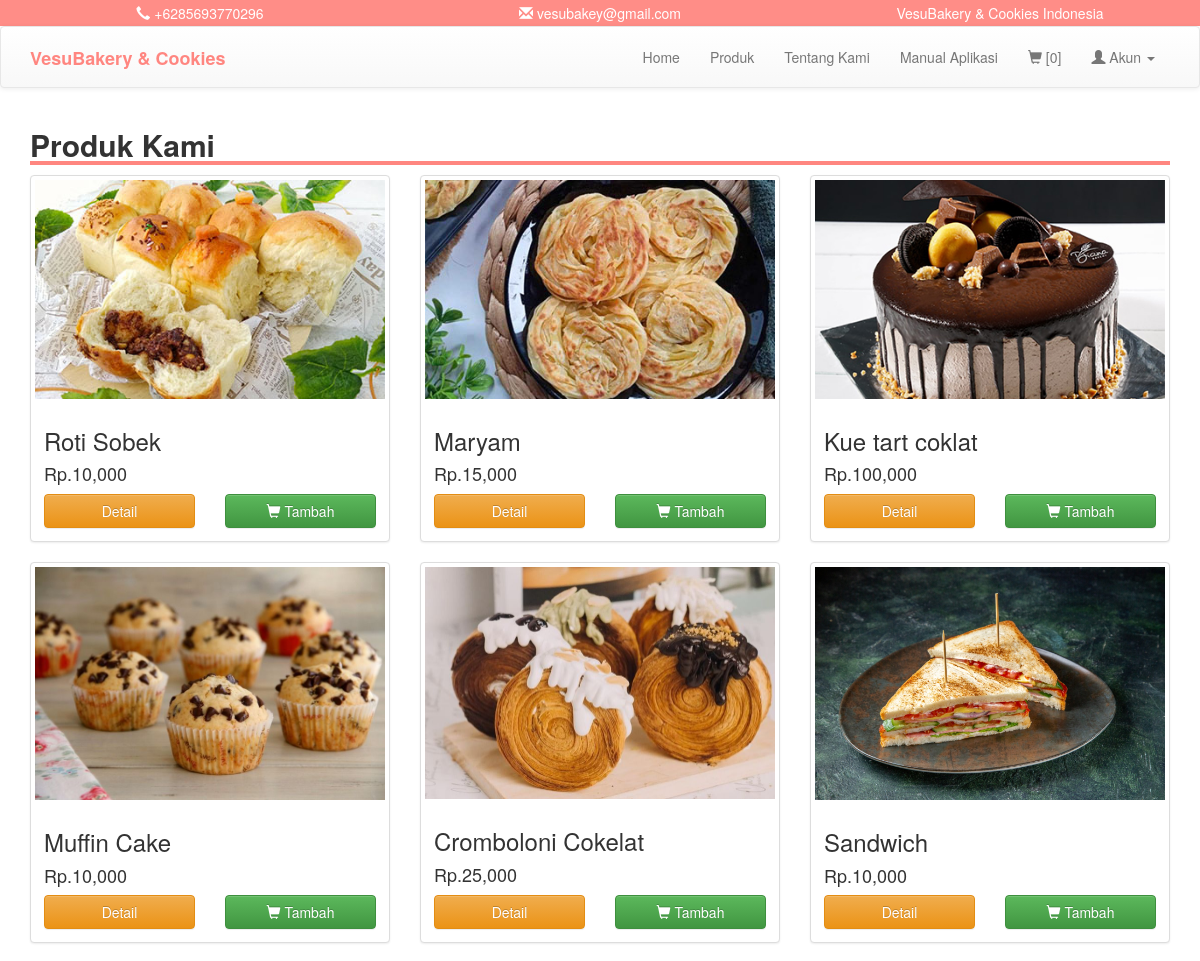
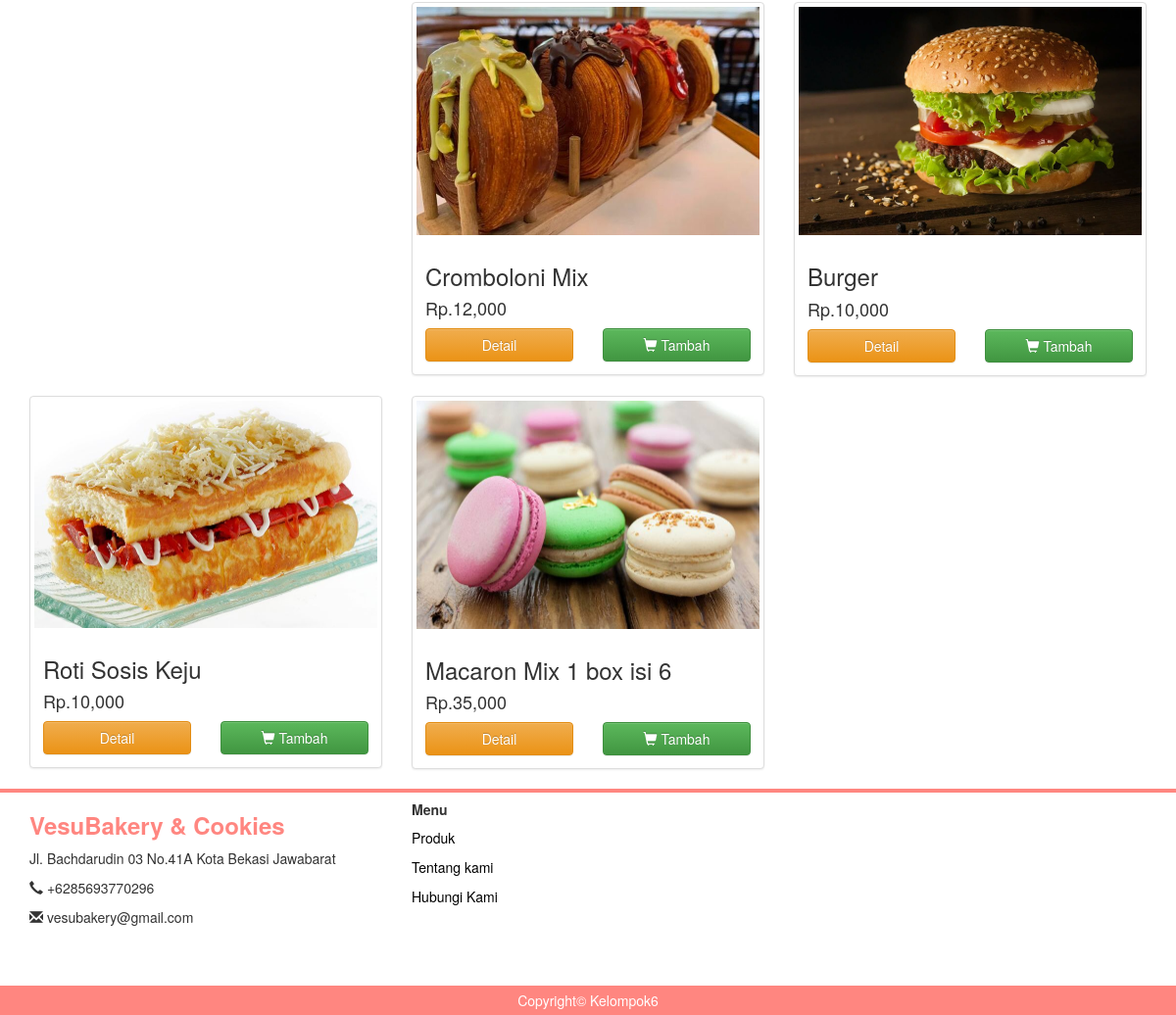
/produk.php, run on the app's committed database (2 pictures, top to bottom).
### tables this page shows
CREATE TABLE `produk` (
  `kode_produk` varchar(100) NOT NULL,
  `nama` varchar(100) NOT NULL,
  `image` text NOT NULL,
  `deskripsi` text NOT NULL,
  `harga` int(11) NOT NULL
);

### produk.php (the view)
<?php
	include 'header.php';
 ?>
<div class="container">
	<h2 style=" width: 100%; border-bottom: 4px solid #ff8680"><b>Produk Kami</b></h2>
	<div class="row">
		<?php
		$result = mysqli_query($conn, "SELECT * FROM produk");
		while ($row = mysqli_fetch_assoc($result)) {
			?>
			<div class="col-sm-6 col-md-4">
				<div class="thumbnail">
					<img src="image/produk/<?= $row['image']; ?>" >
					<div class="caption">
						<h3><?= $row['nama'];  ?></h3>
						<h4>Rp.<?= number_format($row['harga']); ?></h4>
						<div class="row">
							<div class="col-md-6">
								<a href="detail_produk.php?produk=<?= $row['kode_produk']; ?>" class="btn btn-warning btn-block">Detail</a>
							</div>
							<?php if(isset($_SESSION['kd_cs'])){ ?>
								<div class="col-md-6">
									<a href="proses/add.php?produk=<?= $row['kode_produk']; ?>&kd_cs=<?= $kode_cs; ?>&hal=1" class="btn btn-success btn-block" role="button"><i class="glyphicon glyphicon-shopping-cart"></i> Tambah</a>
								</div>
								<?php
							}
							else{
								?>
								<div class="col-md-6">
									<a href="keranjang.php" class="btn btn-success btn-block" role="button"><i class="glyphicon glyphicon-shopping-cart"></i> Tambah</a>
								</div>
								<?php
							}
							?>
						</div>
					</div>
				</div>
			</div>
			<?php
		}
		?>
	</div>
</div>
 <?php
	include 'footer.php';
 ?>

### header.php (shortened to what this page needs)
<?php
include 'koneksi/koneksi.php';
?>
<!DOCTYPE html>
<html>
<head>
	<link rel="stylesheet" type="text/css" href="css/bootstrap.min.css">
	<link rel="stylesheet" type="text/css" href="css/style.css">
	<link rel="stylesheet" type="text/css" href="css/bootstrap-theme.css">
</head>
<body>
	<div class="container-fluid">
		<div class="row top">
			<center>
				<div class="col-md-4" style="padding: 3px;">
					<span> <i class="glyphicon glyphicon-earphone"></i> +6285693770296</span>
				</div>
				<div class="col-md-4"  style="padding: 3px;">
					<span><i class="glyphicon glyphicon-envelope"></i> vesubakey@gmail.com</span>
				</div>
				<div class="col-md-4"  style="padding: 3px;">
					<span>VesuBakery & Cookies Indonesia</span>
				</div>
			</center>
		</div>
	</div>
	<nav class="navbar navbar-default" style="padding: 5px;">
		<div class="container">
			<div class="navbar-header">
				<a class="navbar-brand" href="#" style="color: #ff8680"><b>VesuBakery & Cookies</b></a>
			</div>
			<div class="collapse navbar-collapse" id="bs-example-navbar-collapse-1">
				<ul class="nav navbar-nav navbar-right">
					<li><a href="index.php">Home</a></li>
					<li><a href="produk.php">Produk</a></li>
					<li><a href="about.php">Tentang Kami</a></li>
					<li><a href="manual.php">Manual Aplikasi</a></li>
					<?php
					if(isset($_SESSION['kd_cs'])){
					$kode_cs = $_SESSION['kd_cs'];
					$cek = mysqli_query($conn, "SELECT kode_produk from keranjang where kode_customer = '$kode_cs' ");
					$value = mysqli_num_rows($cek);
						?>
						<li><a href="keranjang.php"><i class="glyphicon glyphicon-shopping-cart"></i> <b>[ <?= $value ?> ]</b></a></li>
						<?php
					}else{
						echo "
						<li><a href='keranjang.php'><i class='glyphicon glyphicon-shopping-cart'></i> [0]</a></li>
						";
					}
					if(!isset($_SESSION['user'])){
						?>
						<li class="dropdown">
							<a href="#" class="dropdown-toggle" data-toggle="dropdown" role="button" aria-haspopup="true" aria-expanded="false"><i class="glyphicon glyphicon-user"></i> Akun <span class="caret"></span></a>
						</li>
						<?php
					}
					?>
				</ul>
			</div>
		</div>
	</nav>

### footer.php
	<footer style="border-top: 4px solid #ff8680;  ">
		<div class="container" style="padding-bottom: 50px;">
			<div class="row">
				<div class="col-md-4">
					<h3 style="color: #ff8680"><b>VesuBakery & Cookies</b></h3>
					<p>Jl. Bachdarudin 03 No.41A Kota Bekasi Jawabarat</p>
					<p><i class="glyphicon glyphicon-earphone"></i> +6285693770296</p>
					<p><i class="glyphicon glyphicon-envelope"></i> vesubakery@gmail.com</p>
				</div>
				<div class="col-md-4">
					<h5><b>Menu</b></h5>
					<p><a href=""  style="color: #000">Produk</a></p>
					<p><a href=""  style="color: #000">Tentang kami</a></p>
					<p><a href=""  style="color: #000">Hubungi Kami</a></p>
				</div>
				<div class="col-md-4">
				</div>
			</div>
		</div>
		<div class="copy" style="background-color: #ff8680; padding: 5px; color: #fff; text-align: center;">
			<span>Copyright&copy; Kelompok6</span>
		</div>
	</footer>
</body>
</html>

### css/style.css (style rules this page uses)
body { margin:0; padding: 0; }
.top { background-color: #ff8d87; color: #fff; }

### data on the page
produk: image (picture), nama "Roti Sobek", harga "10,000"
produk: image (picture), nama "Maryam", harga "15,000"
produk: image (picture), nama "Kue tart coklat", harga "100,000"
produk: image (picture), nama "Muffin Cake", harga "10,000"
produk: image (picture), nama "Cromboloni Cokelat", harga "25,000"
produk: image (picture), nama "Sandwich", harga "10,000"
produk: image (picture), nama "Cromboloni Mix", harga "12,000"
produk: image (picture), nama "Burger", harga "10,000"
produk: image (picture), nama "Roti Sosis Keju", harga "10,000"
produk: image (picture), nama "Macaron Mix 1 box isi 6", harga "35,000"
